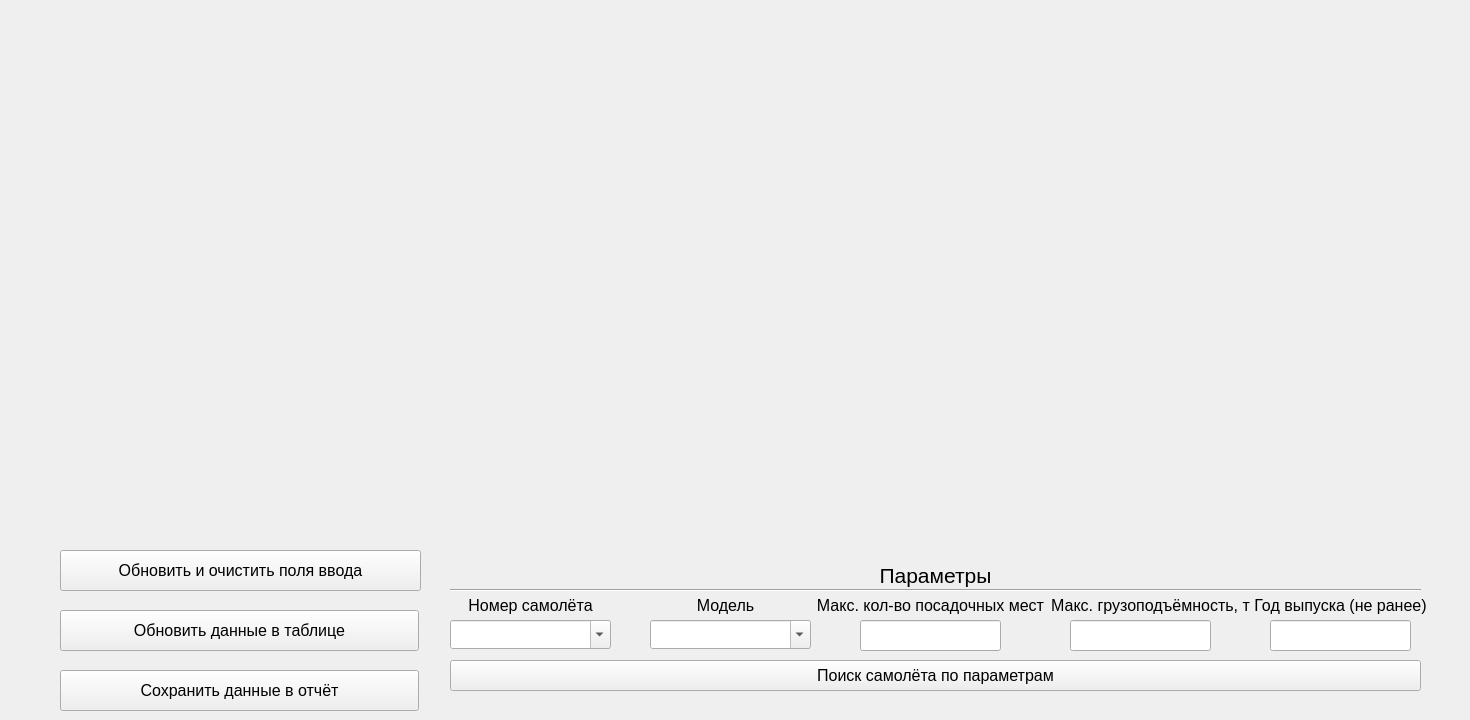
   <widget class="QWidget" name="planes_tab">
    <attribute name="title">
     <string>Самолёты</string>
    </attribute>
    <widget class="QWidget" name="formLayoutWidget_26">
     <property name="geometry">
      <rect>
       <x>0</x>
       <y>10</y>
       <width>1461</width>
       <height>501</height>
      </rect>
     </property>
     <layout class="QFormLayout" name="planes_layout"/>
    </widget>
    <widget class="QPushButton" name="upd_planes_table_btn">
     <property name="geometry">
      <rect>
       <x>60</x>
       <y>610</y>
       <width>359</width>
       <height>41</height>
      </rect>
     </property>
     <property name="font">
      <font>
       <pointsize>12</pointsize>
      </font>
     </property>
     <property name="mouseTracking">
      <bool>false</bool>
     </property>
     <property name="text">
      <string>Обновить данные в таблице</string>
     </property>
     <property name="checkable">
      <bool>false</bool>
     </property>
    </widget>
    <widget class="QPushButton" name="save_planes_table_btn">
     <property name="geometry">
      <rect>
       <x>60</x>
       <y>670</y>
       <width>359</width>
       <height>41</height>
      </rect>
     </property>
     <property name="font">
      <font>
       <pointsize>12</pointsize>
      </font>
     </property>
     <property name="mouseTracking">
      <bool>false</bool>
     </property>
     <property name="text">
      <string>Сохранить данные в отчёт</string>
     </property>
     <property name="checkable">
      <bool>false</bool>
     </property>
    </widget>
    <widget class="QPushButton" name="plane_search_btn">
     <property name="geometry">
      <rect>
       <x>450</x>
       <y>660</y>
       <width>971</width>
       <height>31</height>
      </rect>
     </property>
     <property name="font">
      <font>
       <pointsize>12</pointsize>
      </font>
     </property>
     <property name="mouseTracking">
      <bool>false</bool>
     </property>
     <property name="text">
      <string>Поиск самолёта по параметрам</string>
     </property>
     <property name="checkable">
      <bool>false</bool>
     </property>
    </widget>
    <widget class="QLabel" name="label_10">
     <property name="geometry">
      <rect>
       <x>670</x>
       <y>590</y>
       <width>111</width>
       <height>31</height>
      </rect>
     </property>
     <property name="font">
      <font>
       <pointsize>12</pointsize>
      </font>
     </property>
     <property name="text">
      <string>Модель</string>
     </property>
     <property name="alignment">
      <set>Qt::AlignmentFlag::AlignCenter</set>
     </property>
    </widget>
    <widget class="QLabel" name="label_2">
     <property name="geometry">
      <rect>
       <x>450</x>
       <y>560</y>
       <width>971</width>
       <height>31</height>
      </rect>
     </property>
     <property name="font">
      <font>
       <pointsize>16</pointsize>
      </font>
     </property>
     <property name="text">
      <string>Параметры</string>
     </property>
     <property name="alignment">
      <set>Qt::AlignmentFlag::AlignCenter</set>
     </property>
    </widget>
    <widget class="Line" name="line_3">
     <property name="geometry">
      <rect>
       <x>450</x>
       <y>580</y>
       <width>971</width>
       <height>20</height>
      </rect>
     </property>
     <property name="orientation">
      <enum>Qt::Orientation::Horizontal</enum>
     </property>
    </widget>
    <widget class="QLabel" name="label_7">
     <property name="geometry">
      <rect>
       <x>1250</x>
       <y>590</y>
       <width>181</width>
       <height>31</height>
      </rect>
     </property>
     <property name="font">
      <font>
       <pointsize>12</pointsize>
      </font>
     </property>
     <property name="text">
      <string>Год выпуска (не ранее)</string>
     </property>
     <property name="alignment">
      <set>Qt::AlignmentFlag::AlignCenter</set>
     </property>
    </widget>
    <widget class="QLabel" name="label_9">
     <property name="geometry">
      <rect>
       <x>1050</x>
       <y>590</y>
       <width>201</width>
       <height>31</height>
      </rect>
     </property>
     <property name="font">
      <font>
       <pointsize>12</pointsize>
      </font>
     </property>
     <property name="text">
      <string>Макс. грузоподъёмность, т</string>
     </property>
     <property name="alignment">
      <set>Qt::AlignmentFlag::AlignCenter</set>
     </property>
    </widget>
    <widget class="QLabel" name="label_8">
     <property name="geometry">
      <rect>
       <x>790</x>
       <y>590</y>
       <width>281</width>
       <height>31</height>
      </rect>
     </property>
     <property name="font">
      <font>
       <pointsize>12</pointsize>
      </font>
     </property>
     <property name="text">
      <string>Макс. кол-во посадочных мест</string>
     </property>
     <property name="alignment">
      <set>Qt::AlignmentFlag::AlignCenter</set>
     </property>
    </widget>
    <widget class="QLineEdit" name="places">
     <property name="geometry">
      <rect>
       <x>860</x>
       <y>620</y>
       <width>141</width>
       <height>31</height>
      </rect>
     </property>
     <property name="font">
      <font>
       <pointsize>12</pointsize>
      </font>
     </property>
     <property name="alignment">
      <set>Qt::AlignmentFlag::AlignCenter</set>
     </property>
     <property name="placeholderText">
      <string/>
     </property>
    </widget>
    <widget class="QComboBox" name="model">
     <property name="geometry">
      <rect>
       <x>650</x>
       <y>620</y>
       <width>161</width>
       <height>29</height>
      </rect>
     </property>
     <property name="font">
      <font>
       <pointsize>12</pointsize>
      </font>
     </property>
     <property name="layoutDirection">
      <enum>Qt::LayoutDirection::LeftToRight</enum>
     </property>
     <property name="editable">
      <bool>true</bool>
     </property>
     <property name="placeholderText">
      <string/>
     </property>
    </widget>
    <widget class="QLabel" name="label_14">
     <property name="geometry">
      <rect>
       <x>450</x>
       <y>590</y>
       <width>161</width>
       <height>31</height>
      </rect>
     </property>
     <property name="font">
      <font>
       <pointsize>12</pointsize>
      </font>
     </property>
     <property name="text">
      <string>Номер самолёта</string>
     </property>
     <property name="alignment">
      <set>Qt::AlignmentFlag::AlignCenter</set>
     </property>
    </widget>
    <widget class="QComboBox" name="plane_number">
     <property name="geometry">
      <rect>
       <x>450</x>
       <y>620</y>
       <width>161</width>
       <height>29</height>
      </rect>
     </property>
     <property name="font">
      <font>
       <pointsize>12</pointsize>
      </font>
     </property>
     <property name="layoutDirection">
      <enum>Qt::LayoutDirection::LeftToRight</enum>
     </property>
     <property name="editable">
      <bool>true</bool>
     </property>
     <property name="placeholderText">
      <string/>
     </property>
    </widget>
    <widget class="QLineEdit" name="payload">
     <property name="geometry">
      <rect>
       <x>1070</x>
       <y>620</y>
       <width>141</width>
       <height>31</height>
      </rect>
     </property>
     <property name="font">
      <font>
       <pointsize>12</pointsize>
      </font>
     </property>
     <property name="alignment">
      <set>Qt::AlignmentFlag::AlignCenter</set>
     </property>
     <property name="placeholderText">
      <string/>
     </property>
    </widget>
    <widget class="QLineEdit" name="production_year">
     <property name="geometry">
      <rect>
       <x>1270</x>
       <y>620</y>
       <width>141</width>
       <height>31</height>
      </rect>
     </property>
     <property name="font">
      <font>
       <pointsize>12</pointsize>
      </font>
     </property>
     <property name="alignment">
      <set>Qt::AlignmentFlag::AlignCenter</set>
     </property>
     <property name="placeholderText">
      <string/>
     </property>
    </widget>
    <widget class="QPushButton" name="upd_planes_inputs_btn">
     <property name="geometry">
      <rect>
       <x>60</x>
       <y>550</y>
       <width>361</width>
       <height>41</height>
      </rect>
     </property>
     <property name="font">
      <font>
       <pointsize>12</pointsize>
      </font>
     </property>
     <property name="mouseTracking">
      <bool>false</bool>
     </property>
     <property name="text">
      <string>Обновить и очистить поля ввода</string>
     </property>
     <property name="checkable">
      <bool>false</bool>
     </property>
    </widget>
   </widget>
